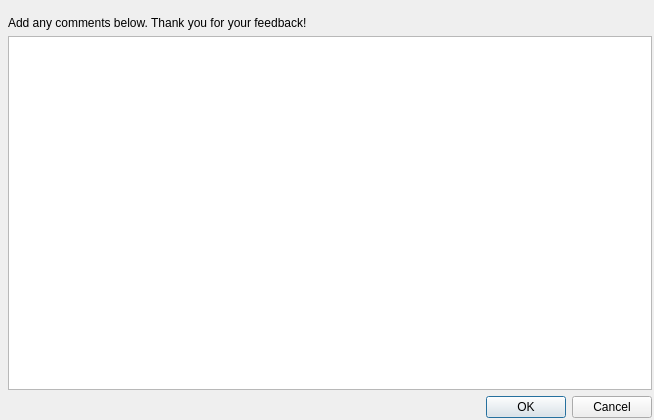
<?xml version="1.0" encoding="UTF-8"?>
<ui version="4.0">
 <class>FeedbackForm</class>
 <widget class="QDialog" name="FeedbackForm">
  <property name="geometry">
   <rect>
    <x>0</x>
    <y>0</y>
    <width>654</width>
    <height>420</height>
   </rect>
  </property>
  <property name="windowTitle">
   <string>Submit Feedback</string>
  </property>
  <property name="modal">
   <bool>true</bool>
  </property>
  <layout class="QHBoxLayout" name="horizontalLayout">
   <property name="leftMargin">
    <number>8</number>
   </property>
   <property name="topMargin">
    <number>16</number>
   </property>
   <property name="rightMargin">
    <number>2</number>
   </property>
   <property name="bottomMargin">
    <number>2</number>
   </property>
   <item>
    <layout class="QVBoxLayout" name="verticalLayout">
     <item>
      <widget class="QLabel" name="label">
       <property name="text">
        <string>Add any comments below. Thank you for your feedback!</string>
       </property>
       <property name="wordWrap">
        <bool>true</bool>
       </property>
      </widget>
     </item>
     <item>
      <widget class="QPlainTextEdit" name="report_area">
       <property name="documentTitle">
        <string>Submit Feedback</string>
       </property>
      </widget>
     </item>
     <item>
      <widget class="QDialogButtonBox" name="buttons">
       <property name="orientation">
        <enum>Qt::Horizontal</enum>
       </property>
       <property name="standardButtons">
        <set>QDialogButtonBox::Cancel|QDialogButtonBox::Ok</set>
       </property>
      </widget>
     </item>
    </layout>
   </item>
  </layout>
 </widget>
 <resources/>
 <connections>
  <connection>
   <sender>buttons</sender>
   <signal>accepted()</signal>
   <receiver>FeedbackForm</receiver>
   <slot>accept()</slot>
   <hints>
    <hint type="sourcelabel">
     <x>248</x>
     <y>254</y>
    </hint>
    <hint type="destinationlabel">
     <x>157</x>
     <y>274</y>
    </hint>
   </hints>
  </connection>
  <connection>
   <sender>buttons</sender>
   <signal>rejected()</signal>
   <receiver>FeedbackForm</receiver>
   <slot>reject()</slot>
   <hints>
    <hint type="sourcelabel">
     <x>316</x>
     <y>260</y>
    </hint>
    <hint type="destinationlabel">
     <x>286</x>
     <y>274</y>
    </hint>
   </hints>
  </connection>
 </connections>
</ui>
